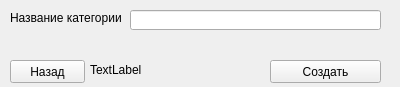
<?xml version="1.0" encoding="UTF-8"?>
<ui version="4.0">
 <class>Form</class>
 <widget class="QWidget" name="Form">
  <property name="geometry">
   <rect>
    <x>0</x>
    <y>0</y>
    <width>400</width>
    <height>87</height>
   </rect>
  </property>
  <property name="windowTitle">
   <string>Form</string>
  </property>
  <widget class="QLabel" name="label_2">
   <property name="geometry">
    <rect>
     <x>10</x>
     <y>10</y>
     <width>111</width>
     <height>16</height>
    </rect>
   </property>
   <property name="text">
    <string>Название категории:</string>
   </property>
  </widget>
  <widget class="QLineEdit" name="category_title">
   <property name="geometry">
    <rect>
     <x>130</x>
     <y>10</y>
     <width>251</width>
     <height>20</height>
    </rect>
   </property>
  </widget>
  <widget class="QPushButton" name="create_category_button">
   <property name="geometry">
    <rect>
     <x>270</x>
     <y>60</y>
     <width>111</width>
     <height>23</height>
    </rect>
   </property>
   <property name="text">
    <string>Создать</string>
   </property>
  </widget>
  <widget class="QPushButton" name="category_cancel_button">
   <property name="geometry">
    <rect>
     <x>10</x>
     <y>60</y>
     <width>75</width>
     <height>23</height>
    </rect>
   </property>
   <property name="text">
    <string>Назад</string>
   </property>
  </widget>
  <widget class="QLabel" name="label_message">
   <property name="geometry">
    <rect>
     <x>90</x>
     <y>60</y>
     <width>191</width>
     <height>20</height>
    </rect>
   </property>
   <property name="text">
    <string>TextLabel</string>
   </property>
  </widget>
 </widget>
 <resources/>
 <connections/>
</ui>
